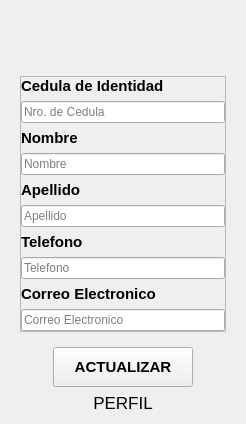
                  <widget class="QWidget" name="perfilPagina">
                   <layout class="QVBoxLayout" name="verticalLayout_15">
                    <item>
                     <widget class="QWidget" name="widget" native="true">
                      <property name="minimumSize">
                       <size>
                        <width>224</width>
                        <height>308</height>
                       </size>
                      </property>
                      <layout class="QVBoxLayout" name="verticalLayout_27">
                       <item alignment="Qt::AlignHCenter">
                        <widget class="QLabel" name="label_25">
                         <property name="minimumSize">
                          <size>
                           <width>50</width>
                           <height>50</height>
                          </size>
                         </property>
                         <property name="maximumSize">
                          <size>
                           <width>50</width>
                           <height>50</height>
                          </size>
                         </property>
                         <property name="text">
                          <string/>
                         </property>
                         <property name="pixmap">
                          <pixmap resource="Iconos/iconosNegros.qrc">:/blackIcons/Black/edit.svg</pixmap>
                         </property>
                         <property name="scaledContents">
                          <bool>true</bool>
                         </property>
                         <property name="alignment">
                          <set>Qt::AlignLeading|Qt::AlignLeft|Qt::AlignVCenter</set>
                         </property>
                        </widget>
                       </item>
                       <item>
                        <widget class="QFrame" name="frame_11">
                         <property name="layoutDirection">
                          <enum>Qt::LeftToRight</enum>
                         </property>
                         <property name="frameShape">
                          <enum>QFrame::StyledPanel</enum>
                         </property>
                         <property name="frameShadow">
                          <enum>QFrame::Raised</enum>
                         </property>
                         <layout class="QGridLayout" name="gridLayout_5">
                          <property name="leftMargin">
                           <number>0</number>
                          </property>
                          <property name="topMargin">
                           <number>0</number>
                          </property>
                          <property name="rightMargin">
                           <number>0</number>
                          </property>
                          <property name="bottomMargin">
                           <number>0</number>
                          </property>
                          <item row="9" column="0">
                           <widget class="QLineEdit" name="correo">
                            <property name="minimumSize">
                             <size>
                              <width>200</width>
                              <height>0</height>
                             </size>
                            </property>
                            <property name="placeholderText">
                             <string>Correo Electronico</string>
                            </property>
                           </widget>
                          </item>
                          <item row="0" column="0">
                           <widget class="QLabel" name="label_33">
                            <property name="maximumSize">
                             <size>
                              <width>200</width>
                              <height>20</height>
                             </size>
                            </property>
                            <property name="font">
                             <font>
                              <pointsize>11</pointsize>
                              <weight>75</weight>
                              <bold>true</bold>
                             </font>
                            </property>
                            <property name="text">
                             <string>Cedula de Identidad</string>
                            </property>
                           </widget>
                          </item>
                          <item row="5" column="0">
                           <widget class="QLineEdit" name="apellido">
                            <property name="minimumSize">
                             <size>
                              <width>200</width>
                              <height>0</height>
                             </size>
                            </property>
                            <property name="text">
                             <string/>
                            </property>
                            <property name="placeholderText">
                             <string>Apellido</string>
                            </property>
                           </widget>
                          </item>
                          <item row="6" column="0">
                           <widget class="QLabel" name="label_23">
                            <property name="maximumSize">
                             <size>
                              <width>200</width>
                              <height>20</height>
                             </size>
                            </property>
                            <property name="font">
                             <font>
                              <pointsize>11</pointsize>
                              <weight>75</weight>
                              <bold>true</bold>
                             </font>
                            </property>
                            <property name="text">
                             <string>Telefono</string>
                            </property>
                           </widget>
                          </item>
                          <item row="3" column="0">
                           <widget class="QLineEdit" name="nombre">
                            <property name="minimumSize">
                             <size>
                              <width>200</width>
                              <height>0</height>
                             </size>
                            </property>
                            <property name="placeholderText">
                             <string>Nombre</string>
                            </property>
                           </widget>
                          </item>
                          <item row="1" column="0">
                           <widget class="QLineEdit" name="cedula">
                            <property name="minimumSize">
                             <size>
                              <width>200</width>
                              <height>0</height>
                             </size>
                            </property>
                            <property name="placeholderText">
                             <string>Nro. de Cedula</string>
                            </property>
                           </widget>
                          </item>
                          <item row="7" column="0">
                           <widget class="QLineEdit" name="telefono">
                            <property name="minimumSize">
                             <size>
                              <width>200</width>
                              <height>0</height>
                             </size>
                            </property>
                            <property name="text">
                             <string/>
                            </property>
                            <property name="placeholderText">
                             <string>Telefono</string>
                            </property>
                           </widget>
                          </item>
                          <item row="2" column="0">
                           <widget class="QLabel" name="label_20">
                            <property name="maximumSize">
                             <size>
                              <width>100</width>
                              <height>20</height>
                             </size>
                            </property>
                            <property name="font">
                             <font>
                              <pointsize>11</pointsize>
                              <weight>75</weight>
                              <bold>true</bold>
                             </font>
                            </property>
                            <property name="layoutDirection">
                             <enum>Qt::LeftToRight</enum>
                            </property>
                            <property name="text">
                             <string>Nombre</string>
                            </property>
                           </widget>
                          </item>
                          <item row="4" column="0">
                           <widget class="QLabel" name="label_21">
                            <property name="maximumSize">
                             <size>
                              <width>100</width>
                              <height>20</height>
                             </size>
                            </property>
                            <property name="font">
                             <font>
                              <pointsize>11</pointsize>
                              <weight>75</weight>
                              <bold>true</bold>
                             </font>
                            </property>
                            <property name="layoutDirection">
                             <enum>Qt::LeftToRight</enum>
                            </property>
                            <property name="text">
                             <string>Apellido</string>
                            </property>
                           </widget>
                          </item>
                          <item row="8" column="0">
                           <widget class="QLabel" name="label_32">
                            <property name="maximumSize">
                             <size>
                              <width>150</width>
                              <height>20</height>
                             </size>
                            </property>
                            <property name="font">
                             <font>
                              <pointsize>11</pointsize>
                              <weight>75</weight>
                              <bold>true</bold>
                             </font>
                            </property>
                            <property name="styleSheet">
                             <string notr="true"/>
                            </property>
                            <property name="text">
                             <string>Correo Electronico</string>
                            </property>
                           </widget>
                          </item>
                         </layout>
                        </widget>
                       </item>
                      </layout>
                     </widget>
                    </item>
                    <item alignment="Qt::AlignHCenter">
                     <widget class="QPushButton" name="actualizarBoton">
                      <property name="sizePolicy">
                       <sizepolicy hsizetype="Preferred" vsizetype="Fixed">
                        <horstretch>0</horstretch>
                        <verstretch>0</verstretch>
                       </sizepolicy>
                      </property>
                      <property name="minimumSize">
                       <size>
                        <width>140</width>
                        <height>40</height>
                       </size>
                      </property>
                      <property name="maximumSize">
                       <size>
                        <width>140</width>
                        <height>40</height>
                       </size>
                      </property>
                      <property name="font">
                       <font>
                        <pointsize>11</pointsize>
                        <weight>75</weight>
                        <bold>true</bold>
                       </font>
                      </property>
                      <property name="layoutDirection">
                       <enum>Qt::LeftToRight</enum>
                      </property>
                      <property name="text">
                       <string>ACTUALIZAR</string>
                      </property>
                      <property name="icon">
                       <iconset resource="Iconos/iconosNegros.qrc">
                        <normaloff>:/blackIcons/Black/check-circle.svg</normaloff>:/blackIcons/Black/check-circle.svg</iconset>
                      </property>
                      <property name="iconSize">
                       <size>
                        <width>32</width>
                        <height>32</height>
                       </size>
                      </property>
                     </widget>
                    </item>
                    <item>
                     <widget class="QLabel" name="label_8">
                      <property name="font">
                       <font>
                        <pointsize>13</pointsize>
                       </font>
                      </property>
                      <property name="text">
                       <string>PERFIL</string>
                      </property>
                      <property name="alignment">
                       <set>Qt::AlignCenter</set>
                      </property>
                     </widget>
                    </item>
                   </layout>
                  </widget>
